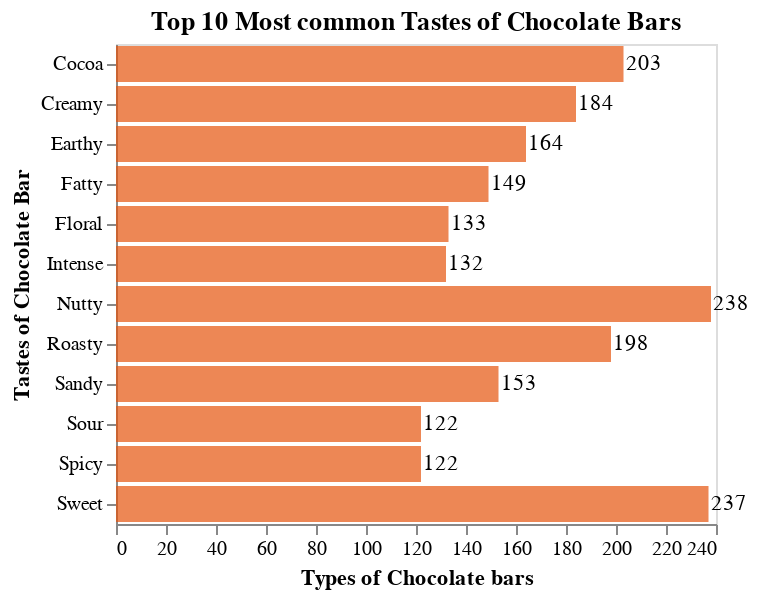

Describe this chart as a Vega-Lite specification.
### Vega-Lite specification from a JSON file in a GitHub repository (floating-point values rounded to 4 significant figures)
{"$schema": "https://vega.github.io/schema/vega-lite/v5.json", "title": "Top 10 Most common Tastes of Chocolate Bars", "description": "Bar chart with text labels. Set domain to make the frame cover the labels.", "data": {"values": [{"category": "Nutty", "value": 238}, {"category": "Sweet", "value": 237}, {"category": "Cocoa", "value": 203}, {"category": "Roasty", "value": 198}, {"category": "Creamy", "value": 184}, {"category": "Earthy", "value": 164}, {"category": "Sandy", "value": 153}, {"category": "Fatty", "value": 149}, {"category": "Floral", "value": 133}, {"category": "Intense", "value": 132}, {"category": "Spicy", "value": 122}, {"category": "Sour", "value": 122}]}, "params": [{"name": "types_above", "value": 122, "bind": {"input": "range", "min": 120, "max": 235, "step": 5, "name": "Types: "}}], "transform": [{"filter": "datum.value >= types_above"}], "encoding": {"x": {"field": "value", "type": "quantitative", "axis": {"title": "Types of Chocolate bars ", "grid": false}}, "y": {"field": "category", "type": "nominal", "axis": {"title": "Tastes of Chocolate Bar", "grid": false}}, "tooltip": [{"field": "category", "type": "nominal", "title": "Tastes of Chocolate Bar"}, {"field": "value", "type": "quantitative", "format": ",", "title": "Types of Chocolate bars"}]}, "layer": [{"mark": {"opacity": 0.7, "type": "bar", "color": "#e6550d"}}, {"mark": {"type": "text", "align": "center", "baseline": "middle", "dx": 10}, "encoding": {"text": {"field": "value", "type": "quantitative"}}}]}
